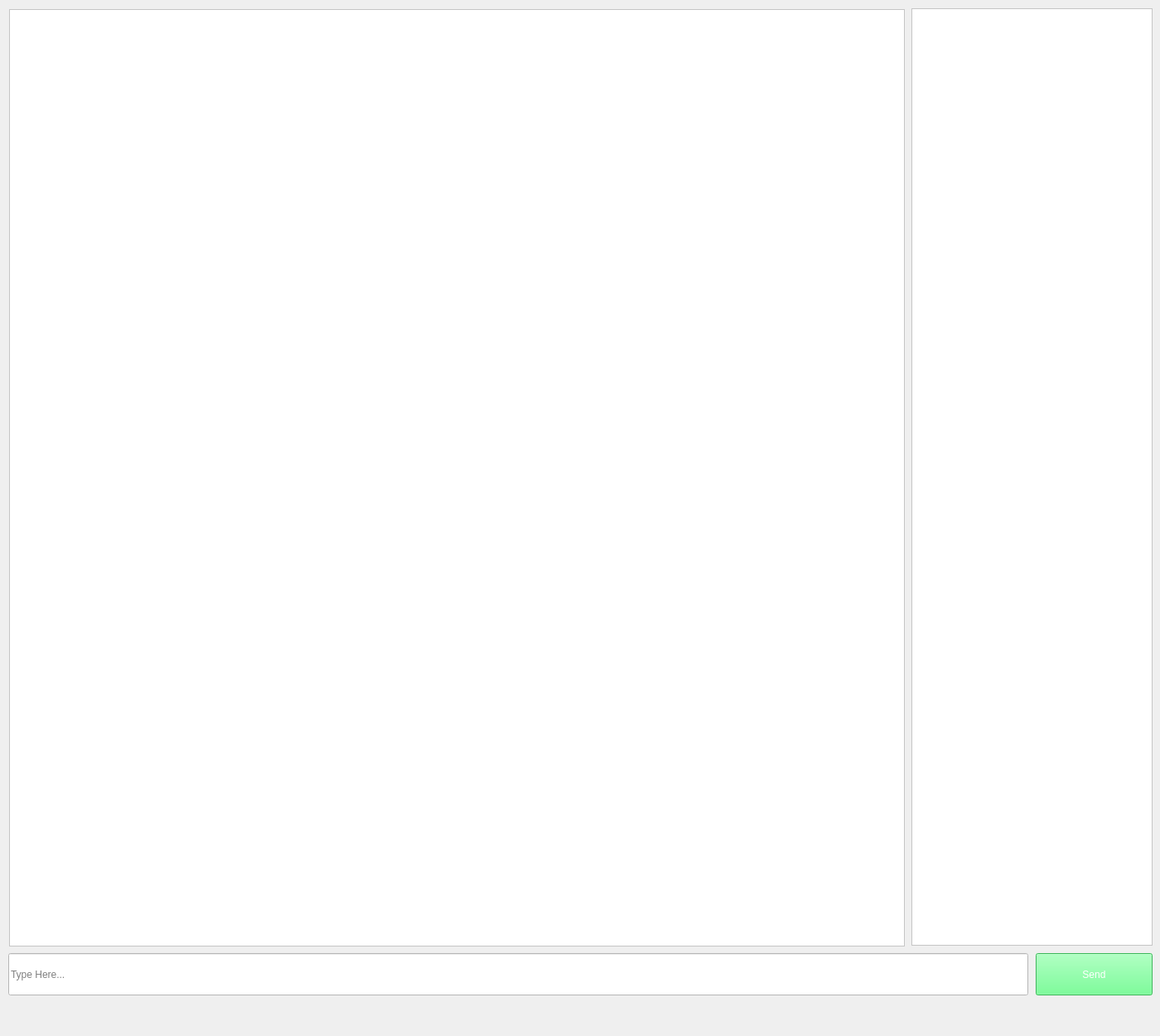
<?xml version="1.0" encoding="UTF-8"?>
<ui version="4.0">
 <class>ChatClient</class>
 <widget class="QMainWindow" name="ChatClient">
  <property name="windowModality">
   <enum>Qt::WindowModal</enum>
  </property>
  <property name="enabled">
   <bool>true</bool>
  </property>
  <property name="geometry">
   <rect>
    <x>0</x>
    <y>0</y>
    <width>1400</width>
    <height>1250</height>
   </rect>
  </property>
  <property name="sizePolicy">
   <sizepolicy hsizetype="Expanding" vsizetype="Expanding">
    <horstretch>0</horstretch>
    <verstretch>0</verstretch>
   </sizepolicy>
  </property>
  <property name="windowTitle">
   <string/>
  </property>
  <property name="windowOpacity">
   <double>1.000000000000000</double>
  </property>
  <property name="toolButtonStyle">
   <enum>Qt::ToolButtonIconOnly</enum>
  </property>
  <widget class="QWidget" name="centralwidget">
   <widget class="QPushButton" name="pushButton_Send">
    <property name="geometry">
     <rect>
      <x>1250</x>
      <y>1150</y>
      <width>141</width>
      <height>51</height>
     </rect>
    </property>
    <property name="sizePolicy">
     <sizepolicy hsizetype="Expanding" vsizetype="Expanding">
      <horstretch>0</horstretch>
      <verstretch>0</verstretch>
     </sizepolicy>
    </property>
    <property name="cursor">
     <cursorShape>PointingHandCursor</cursorShape>
    </property>
    <property name="styleSheet">
     <string notr="true">background-color: rgb(84, 255, 124);
color: rgb(255, 255, 255);</string>
    </property>
    <property name="text">
     <string>Send</string>
    </property>
   </widget>
   <widget class="QListWidget" name="listWidget_Userlist">
    <property name="geometry">
     <rect>
      <x>1100</x>
      <y>10</y>
      <width>291</width>
      <height>1131</height>
     </rect>
    </property>
    <property name="sizePolicy">
     <sizepolicy hsizetype="Expanding" vsizetype="Expanding">
      <horstretch>0</horstretch>
      <verstretch>0</verstretch>
     </sizepolicy>
    </property>
    <property name="baseSize">
     <size>
      <width>185</width>
      <height>509</height>
     </size>
    </property>
    <property name="focusPolicy">
     <enum>Qt::NoFocus</enum>
    </property>
    <property name="styleSheet">
     <string notr="true">background-color: rgb(255, 255, 255);</string>
    </property>
    <property name="horizontalScrollBarPolicy">
     <enum>Qt::ScrollBarAlwaysOff</enum>
    </property>
    <property name="sizeAdjustPolicy">
     <enum>QAbstractScrollArea::AdjustToContents</enum>
    </property>
   </widget>
   <widget class="QTextEdit" name="textEdit_Display">
    <property name="geometry">
     <rect>
      <x>11</x>
      <y>11</y>
      <width>1081</width>
      <height>1131</height>
     </rect>
    </property>
    <property name="sizePolicy">
     <sizepolicy hsizetype="Expanding" vsizetype="Expanding">
      <horstretch>0</horstretch>
      <verstretch>0</verstretch>
     </sizepolicy>
    </property>
    <property name="font">
     <font>
      <pointsize>14</pointsize>
     </font>
    </property>
    <property name="focusPolicy">
     <enum>Qt::NoFocus</enum>
    </property>
    <property name="styleSheet">
     <string notr="true">background-color: rgb(255, 255, 255);</string>
    </property>
    <property name="sizeAdjustPolicy">
     <enum>QAbstractScrollArea::AdjustToContents</enum>
    </property>
    <property name="readOnly">
     <bool>true</bool>
    </property>
   </widget>
   <widget class="QLineEdit" name="lineEdit_Message">
    <property name="enabled">
     <bool>true</bool>
    </property>
    <property name="geometry">
     <rect>
      <x>10</x>
      <y>1150</y>
      <width>1231</width>
      <height>51</height>
     </rect>
    </property>
    <property name="sizePolicy">
     <sizepolicy hsizetype="Expanding" vsizetype="Expanding">
      <horstretch>0</horstretch>
      <verstretch>0</verstretch>
     </sizepolicy>
    </property>
    <property name="styleSheet">
     <string notr="true">background-color: rgb(255, 255, 255);
</string>
    </property>
    <property name="placeholderText">
     <string>Type Here...</string>
    </property>
   </widget>
   <widget class="QLabel" name="label_Private">
    <property name="geometry">
     <rect>
      <x>1110</x>
      <y>880</y>
      <width>261</width>
      <height>251</height>
     </rect>
    </property>
    <property name="autoFillBackground">
     <bool>false</bool>
    </property>
    <property name="styleSheet">
     <string notr="true">background-color: rgb(black);</string>
    </property>
    <property name="text">
     <string/>
    </property>
    <property name="scaledContents">
     <bool>true</bool>
    </property>
   </widget>
   <zorder>textEdit_Display</zorder>
   <zorder>pushButton_Send</zorder>
   <zorder>lineEdit_Message</zorder>
   <zorder>listWidget_Userlist</zorder>
   <zorder>label_Private</zorder>
  </widget>
  <widget class="QMenuBar" name="menubar">
   <property name="geometry">
    <rect>
     <x>0</x>
     <y>0</y>
     <width>1400</width>
     <height>42</height>
    </rect>
   </property>
  </widget>
 </widget>
 <resources/>
 <connections/>
</ui>
